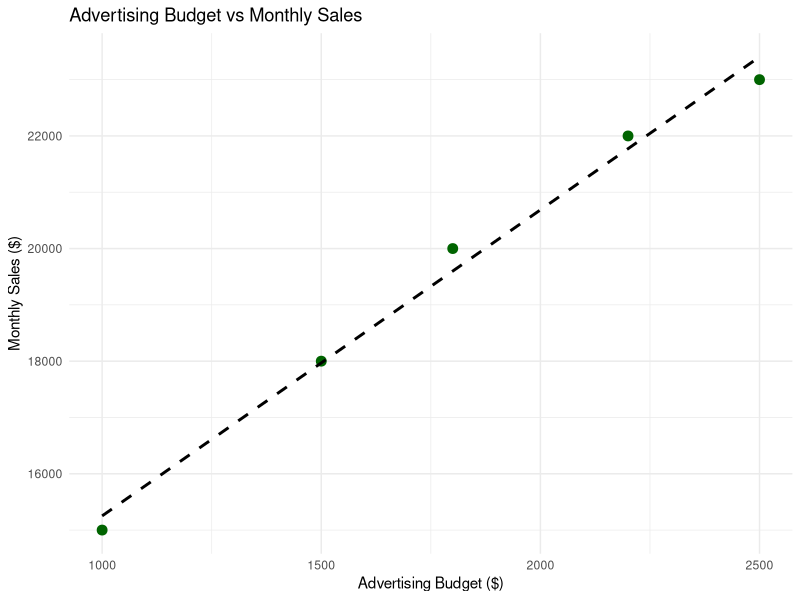

Recreate this plot in R.
library(ggplot2)

df_scatter <- data.frame(
  Ad_Budget = c(1000, 1500, 2200, 1800, 2500),
  Sales = c(15000, 18000, 22000, 20000, 23000)
)

ggplot(df_scatter, aes(x = Ad_Budget, y = Sales)) +
  geom_point(color = "darkgreen", size = 3) +
  geom_smooth(method = "lm", se = FALSE, color = "black", linetype = "dashed") +
  labs(title = "Advertising Budget vs Monthly Sales", x = "Advertising Budget ($)", y = "Monthly Sales ($)") +
  theme_minimal()

# Insights:
# The scatter plot reveals a strong positive correlation between advertising budget and monthly sales,
# indicating that increasing the advertising spend generally leads to higher sales revenue.
